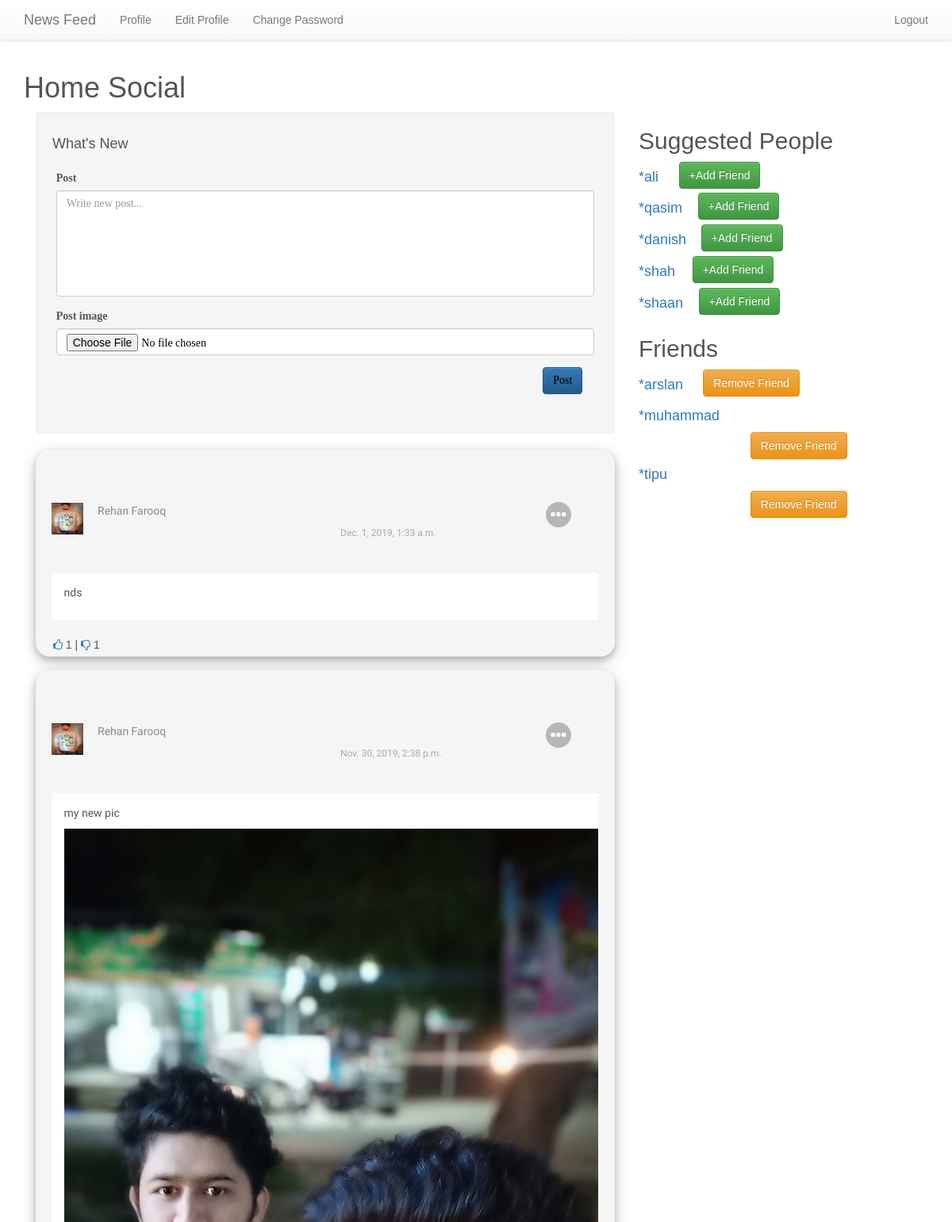
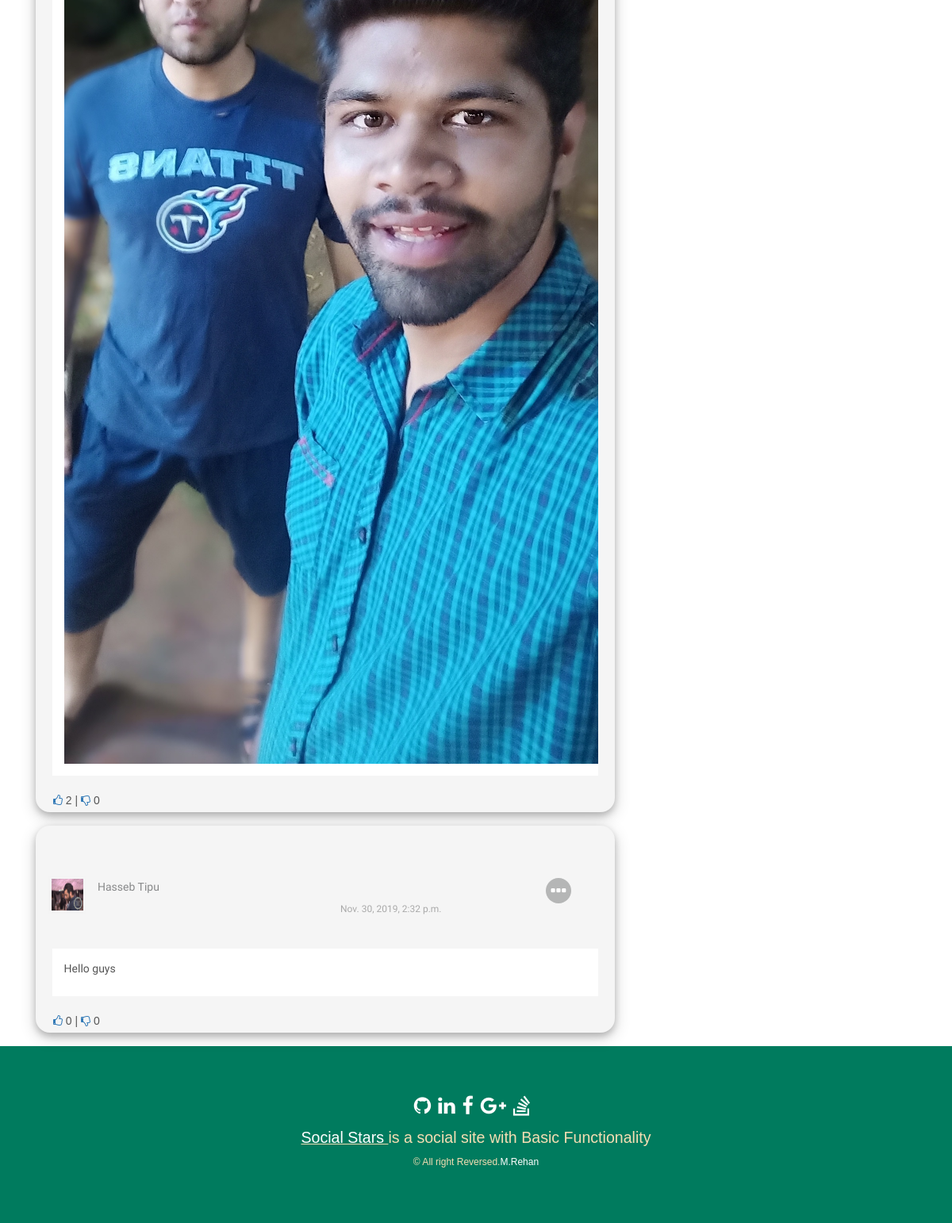
The page /social/ (signed in) on the database its author committed (2 pictures, top to bottom).
### social/models.py (models this page shows)
class Post(models.Model):
    post = models.CharField(max_length=500)
    user = models.ForeignKey(User, on_delete=models.CASCADE)
    created = models.DateTimeField(auto_now_add=True)
    updated = models.DateTimeField(auto_now=True)
    post_image = models.ImageField(upload_to='post_img', null=True, blank=True)
    likes = models.IntegerField(default=0)
    dislikes = models.IntegerField(default=0)

### accounts/models.py (models this page shows, shortened)
class UserProfileInfo(models.Model):
    user = models.OneToOneField(User, on_delete=models.CASCADE)
    bio = models.CharField(max_length=300, blank=True)
    birth_date = models.DateField(null=True)
    profile_image = models.ImageField(upload_to='profile_img', null=True)

### social/views.py (the view, shortened to what this page needs)
# urls.py: path('', views.SocialHome.as_view(), name='home'),
class SocialHome(TemplateView):
    template_name = 'social/home.html'
    def get(self, request):
        form = PostForm()
        posts = Post.objects.all().order_by('-created')
        users = User.objects.exclude(id=request.user.id)
        user = request.user
        try:
            friend = Friend.objects.get(current_user=user)
            friends = friend.users.all()
        except Friend.DoesNotExist:
            friends = None
        args = {'form': form, 'posts': posts, 'users': users,
                'friends': friends, 'user': user}
        return render(request, self.template_name, args)

### social/forms.py
class PostForm(forms.ModelForm):
    post = forms.CharField(widget=forms.Textarea(
        attrs={
            'label': "What's new....",
            'rows': 6,
            'class': 'form-control new-post',
            'placeholder': 'Write new post...'
        }
    ))
    post_image = forms.ImageField(required=False)
    class Meta:
        model = Post
        fields = ('post', 'post_image',)

### templates/social/home.html (shortened to what this page needs)
{% extends "accounts/base.html" %}
{% load bootstrap4 %}
{% block body_block %}
<h1> Home Social</h1>
    <div class="col-md-8">
        <div class="well">
            <h4>What's New</h4>
            <form method="POST" class="form-horizontal" enctype="multipart/form-data">
                <div class="form-group" style="padding:14px;">
                    {% bootstrap_form form %}
                    <input class="btn btn-primary pull-right" type="submit" value="Post">
                 </div>
            </form>
        </div>
        {% for post in posts %}
        {% if post.user in friends or user == post.user %}
			<div class="cardbox shadow-lg bg-white">
			 <div class="cardbox-heading">
			  <div class="dropdown float-right">
			   <button class="btn btn-flat btn-flat-icon" type="button" data-toggle="dropdown" aria-expanded="false"
               style="transform: translate3d(627px, 50px, 0px);">
				<em class="fa fa-ellipsis-h"></em>
			   </button>
			  </div>
			  <div class="media m-0">
			   <div class="d-flex mr-3">
				<a href="{% url 'accounts:view_profile_with_pk' pk=post.user.pk %}">
					<img class="img-fluid rounded-circle" src="{{ post.user.userprofileinfo.profile_image.url }}" alt="User">
				</a>
			   </div>
			   <div class="media-body">
			    <p class="m-0">{{ post.user.first_name }} {{post.user.last_name}}</p>
				<small><span> {{ post.created }}</span></small>
			   </div>
			  </div>
			 </div>
			 <div class="cardbox-item">
                 <p>{{ post.post }}</p>
                {% if post.post_image %}
                    <img class="img-fluid" src="{{ post.post_image.url }}" alt="Image">
                {% endif %}
			 </div>
             <div class="cardbox-base">
                <a href="#" onclick="document.getElementById('likebutton').submit()">
                    <i class="fa fa-thumbs-o-up" aria-hidden="true"></i>
                </a>
                 {{ post.likes }} |
                 <a href="#" onclick="document.getElementById('dislikebutton').submit()">
                    <i class="fa fa-thumbs-o-down" aria-hidden="true"></i>
                </a>
                 {{ post.dislikes }}
			 </div>
			 </div>
        {% endif %}
		{% endfor %}
    </div>
   <div class="col-md-4">
       <h2>Suggested People</h2>
       {% for user in users %}
        {% if not user in friends %}
       <div style="display:block;">
       <div class="d-inline">
         <a href="{% url 'accounts:view_profile_with_pk' pk=user.pk %}"><h4>*{{ user.username }}</h4></a>
         <span class="align-right">
             <a href="{% url 'social:connect' operation='add' pk=user.pk %}" style="margin-left: 10%;">
                 <button type="button" class="btn btn-success">+Add Friend</button></a></span>
           </div>
       </div>
        {% endif %}
       {% endfor %}
       <h2>Friends</h2>
        <div style="display:block;">
              <div class="d-inline">
        {% if not friends == None %}
        {% for friend in friends %}
            <a href="{% url 'accounts:view_profile_with_pk' pk=friend.pk %}"><h4>*{{ friend.username }}</h4></a>
            <span class="align-right">
                <a href="{% url 'social:connect' operation='remove' pk=friend.pk %}" style="margin-left: 10%;">
                <button type="button" class="btn btn-warning">Remove Friend</button></a></span>
           </div>
        {% endfor %}
         </div>
       {% else %}
        <p>You don't have any Friends</p>
       {% endif %}
{% endblock %}

### templates/accounts/base.html (shortened to what this page needs)
<!DOCTYPE html>
{% load staticfiles %}
<html lang="en">
<head>
<link rel="stylesheet" href="https://stackpath.bootstrapcdn.com/bootstrap/3.4.1/css/bootstrap.min.css"
>
<link rel="stylesheet" href="https://stackpath.bootstrapcdn.com/bootstrap/3.4.1/css/bootstrap-theme.min.css"
>
	<link href="https://stackpath.bootstrapcdn.com/font-awesome/4.7.0/css/font-awesome.min.css" rel="stylesheet">
    <link href="{% static 'social/css/postbox.css' %}" rel="stylesheet">
    <link href="{% static 'css/master.css' %}" rel="stylesheet">
</head>
<body>
    <nav class="navbar navbar-default navbar-static-top">
        <div class="container">
            <ul class="nav navbar-nav">
                {% if user.is_authenticated %}
                    <li><a class="navbar-brand" href="{% url 'social:home' %}">News Feed</a> </li>
                    <li><a class="navbar-link" href="{% url 'accounts:profile' %}">Profile</a> </li>
                    <li><a class="navbar-link" href="{% url 'accounts:edit_profile' %}">Edit Profile</a> </li>
                    <li><a class="navbar-link" href="{% url 'accounts:change-password' %}">Change Password</a> </li>
                {% else %}
                    <li><a class="navbar-brand" href="{% url 'accounts:index' %}">Social Stars</a> </li>
                    <li><a class="navbar-link" href="{% url 'accounts:register' %}">Register</a> </li>
                    <li><a class="navbar-link" href="{% url 'accounts:password_reset' %}">Reset Password</a> </li>
                {% endif %}
            </ul>
            {% if user.is_authenticated %}
            <ul class="nav navbar-nav navbar-right">
            <li><a class="navbar-link" href="{% url 'accounts:logout' %}">Logout</a> </li>
            </ul>
            {% endif %}
        </div>
    </nav>
<div class="container" style="height: max-content;">
        {% block body_block %}
        {% endblock %}
</body>
	<section id="footer">
		<div class="container">
			<div class="row">
				<div class="col-xs-12 col-sm-12 col-md-12 mt-2 mt-sm-5">
					<ul class="list-unstyled list-inline social text-center">
						<li class="list-inline-item"><a href="https://github.com/rehan252">
                            <i class="fa fa-github" aria-hidden="true"></i></a></li>
						<li class="list-inline-item"><a href="https://www.linkedin.com/in/muhammad-rehan-3b47a3165/">
                            <i class="fa fa-linkedin" aria-hidden="true"></i></a></li>
						<li class="list-inline-item"><a href="https://www.facebook.com/rhn25">
                            <i class="fa fa-facebook"></i></a></li>
						<li class="list-inline-item"><a href="mailto:rhn.swl@gmail.com">
                            <i class="fa fa-google-plus"></i></a></li>
						<li class="list-inline-item"><a href="https://stackoverflow.com/users/6790203/muhammad-rehan"
                                                        target="_blank"><i class="fa fa-stack-overflow"></i></a></li>
					</ul>
				</div>
			</div>
			<div class="row">
				<div class="col-xs-12 col-sm-12 col-md-12 mt-2 mt-sm-2 text-center text-white"
                style="color: wheat; font-size: 1.4em;  ">
					<p><u><a href="#">Social Stars</a>
                        </u> is a social site with Basic Functionality</p>
					<p class="h6">&copy All right Reversed.<a class="text-green ml-2" href="rehancv.pythonanywhere.com"
                                                              target="_blank">M.Rehan</a></p>
				</div>
			</div>
		</div>
	</section>
</html>

### static/social/css/postbox.css (style rules this page uses)
.cardbox { background: whitesmoke; margin-bottom: 2.4%; border-radius: 18px; box-shadow: 0 4px 8px 0 rgba(0, 0, 0, 0.2), 0 6px 20px 0 rgba(0, 0, 0, 0.19); }
.cardbox p { font-family: 'Solway', serif; }
.cardbox .cardbox-heading { padding: 16px; margin: 0; }
.cardbox .btn-flat.btn-flat-icon { border-radius: 50%; font-size: 24px; height: 32px; width: 32px; padding: 0; overflow: hidden; color: #fff !important; background: #b5b6b6; display: flex; flex-direction: column; justify-content: center; align-items: center; text-align: center; }
.media { display: -ms-flexbox; display: flex; -ms-flex-align: start; align-items: flex-start; }
.d-flex { display: -ms-flexbox !important; display: flex !important; }
.media .mr-3 { margin-right: 1rem !important; }
.media img { width: 48px !important; height: 48px !important; padding: 2px; border: 2px solid #f4f4f4; }
.media-body { -ms-flex: 1; flex: 1; padding: .4rem !important; }
.media-body p { font-family: 'Rokkitt', serif; font-weight: 500 !important; font-size: 14px; color: #88898a; }
.media-body small span { font-family: 'Rokkitt', serif; font-size: 12px; color: #aaa; margin-right: 10px; }
.cardbox .cardbox-item { position: relative; display: block; padding-left: 2%; background: white; border: 21px solid whitesmoke; padding-bottom: 2%; padding-top: 2%; border-radius: 1px; }
.cardbox .cardbox-item img { display: block; max-width: 100%; height: -webkit-fill-available !important; margin-left: auto !important; margin-right: auto !important; }
.cardbox-base { padding-left: 3%; padding-bottom: 0.7%; }

### static/css/master.css (style rules this page uses)
html, body { height: 100%; font-family:verdana,arial,sans-serif; color:#555555; }
.form-group { font-weight:200; font-family: Serif; }
.form-group input { color: black; }
.panel textarea, .well textarea, textarea.form-control { resize: none; }
.form-horizontal { padding-left: 3%; padding-right: 3%; }
.well { background: whitesmoke; border: 2px solid #f4f4f4; }
.d-inline { display: inline-flex; }
span { display: block; width: 50%; margin: 0 auto; }
span.align-right { text-align:right; }
.cardbox { background: whitesmoke; margin-bottom: 2.4%; border-radius: 18px; box-shadow: 0 4px 8px 0 rgba(0, 0, 0, 0.2), 0 6px 20px 0 rgba(0, 0, 0, 0.19); }
.cardbox p { font-family: 'Solway', serif; }
.cardbox .cardbox-heading { padding: 16px; margin: 0; }
.cardbox .btn-flat.btn-flat-icon { border-radius: 50%; font-size: 24px; height: 32px; width: 32px; padding: 0; overflow: hidden; color: #fff !important; background: #b5b6b6; display: flex; flex-direction: column; justify-content: center; align-items: center; text-align: center; }
.media { display: -ms-flexbox; display: flex; -ms-flex-align: start; align-items: flex-start; }
.d-flex { display: -ms-flexbox !important; display: flex !important; }
.media .mr-3 { margin-right: 1rem !important; }
.media img { width: 48px !important; height: 48px !important; padding: 2px; border: 2px solid #f4f4f4; }
.media-body { -ms-flex: 1; flex: 1; padding: .4rem !important; }
.media-body p { font-family: 'Rokkitt', serif; font-weight: 500 !important; font-size: 14px; color: #88898a; }
.media-body small span { font-family: 'Rokkitt', serif; font-size: 12px; color: #aaa; margin-right: 10px; }
.cardbox .cardbox-item { position: relative; display: block; padding-left: 2%; background: white; border: 21px solid whitesmoke; padding-bottom: 2%; padding-top: 2%; border-radius: 1px; }
.cardbox .cardbox-item img { display: block; max-width: 100%; height: -webkit-fill-available !important; margin-left: auto !important; margin-right: auto !important; }
.cardbox-base { padding-left: 3%; padding-bottom: 0.7%; }
section { padding: 60px 0; }
#footer { background: #007b5e !important; }
#footer a { color: #ffffff; text-decoration: none !important; background-color: transparent; -webkit-text-decoration-skip: objects; }
#footer ul.social li { padding: 3px 0; }
#footer ul.social li a i { margin-right: 5px; font-size:25px; -webkit-transition: .5s all ease; -moz-transition: .5s all ease; transition: .5s all ease; }
#footer ul.social li a, #footer ul.quick-links li a { color:#ffffff; }

### rows shown on the page
Post: user.userprofileinfo.profile_image (picture), user.first_name "Rehan", user.last_name "Farooq", created "Dec. 1, 2019, 1:33 a.m.", post "nds", likes "1", dislikes "1"
Post: user.userprofileinfo.profile_image (picture), user.first_name "Rehan", user.last_name "Farooq", created "Nov. 30, 2019, 2:38 p.m.", post "my new pic", post_image (picture), likes "2", dislikes "0"
Post: user.userprofileinfo.profile_image (picture), user.first_name "Hasseb", user.last_name "Tipu", created "Nov. 30, 2019, 2:32 p.m.", post "Hello guys", likes "0", dislikes "0"

### other values the page prints
{{ user.username }} "ali"
{{ user.username }} "qasim"
{{ user.username }} "danish"
{{ user.username }} "shah"
{{ user.username }} "shaan"
{{ friend.username }} "arslan"
{{ friend.username }} "muhammad"
{{ friend.username }} "tipu"
